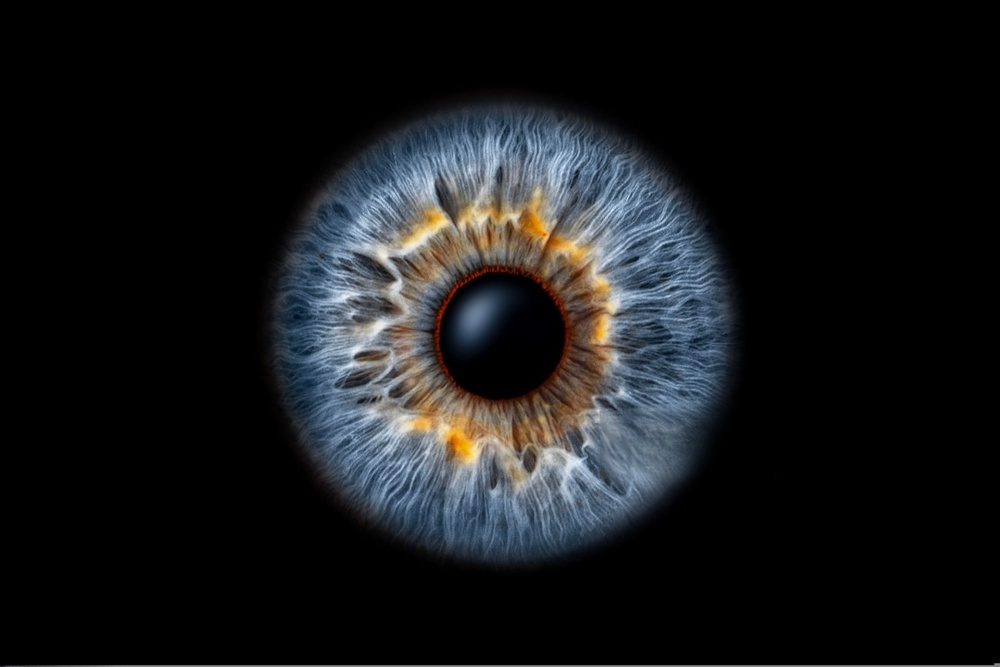
#> input picture frontend/src/assets/iris-bg.jpg, 1000 x 667 px, shrunk from 2048 x 1366 before the run
$ python -i captureonlyIris.py   (imports and definitions only)   (older library calls are emulated)
#> lines starting #> are read from the running program, lines starting #| are printed output that depends on the picture; after the words box and inside, x2 and y2 are one past the last pixel; in counts of white or black regions, pixels touching at a corner belong together
#> further down, picture is the input picture: shape (667, 1000, 3); mean B, G, R 26, 24.2, 22.7
import os
os.environ["OPENCV_LOG_LEVEL"] = "SILENT"  # Suppress OpenCV warnings

import cv2
import numpy as np

# Load the pre-trained classifiers for face and eyes
face_cascade = cv2.CascadeClassifier(cv2.data.haarcascades + 'haarcascade_frontalface_default.xml')
eye_cascade = cv2.CascadeClassifier(cv2.data.haarcascades + 'haarcascade_eye.xml')

# Start video capture from the webcam using DirectShow (avoids obsensor errors)
# [1 line not run here, left out]

iris_captured = 0  # Counter to track number of iris images captured

# Define the directory where the images will be saved
save_directory = r"D:\Capstone\softaware\IrisRecognition_ML\CASIA1\300"

# Create the directory if it doesn't exist
# [2 lines not run here, left out]

# Function to calculate sharpness (using variance of Laplacian)
def is_image_sharp(image, threshold=100):
    gray = cv2.cvtColor(image, cv2.COLOR_BGR2GRAY)
    laplacian_var = cv2.Laplacian(gray, cv2.CV_64F).var()
    return laplacian_var > threshold

# Function to calculate contrast (standard deviation of pixel intensities)
def has_sufficient_contrast(image, threshold=30):
    gray = cv2.cvtColor(image, cv2.COLOR_BGR2GRAY)
    contrast = gray.std()
    return contrast > threshold

# Function to check circularity (assuming binary thresholding)
def is_circular(image, threshold=0.4):
#> called with threshold = 0.4
    gray = cv2.cvtColor(image, cv2.COLOR_BGR2GRAY)
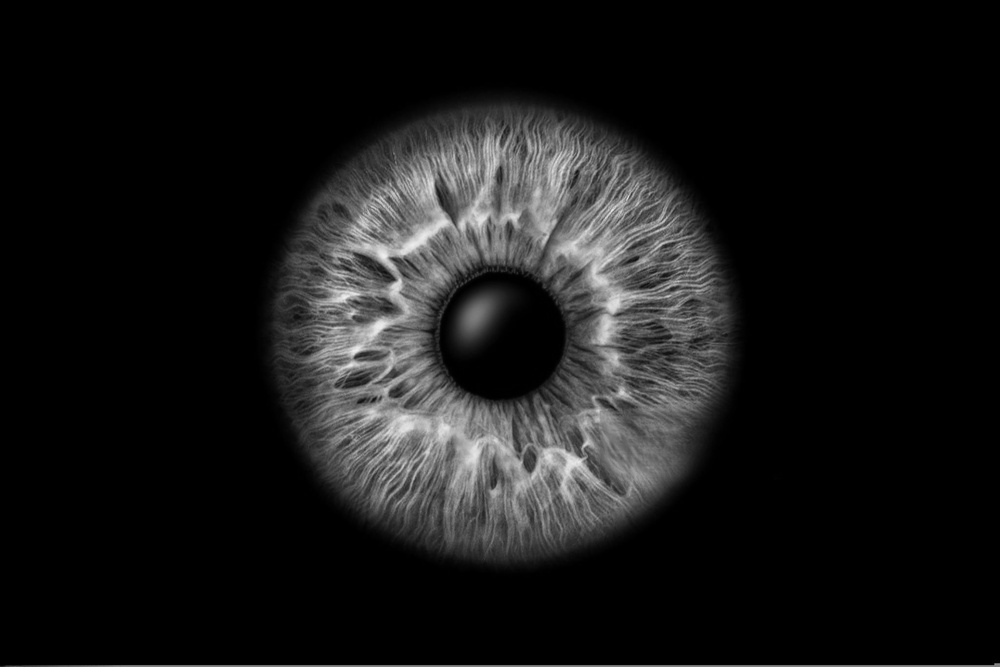
#> gray: shape (667, 1000); min 0, max 241, mean 24
    _, binary_image = cv2.threshold(gray, 50, 255, cv2.THRESH_BINARY)
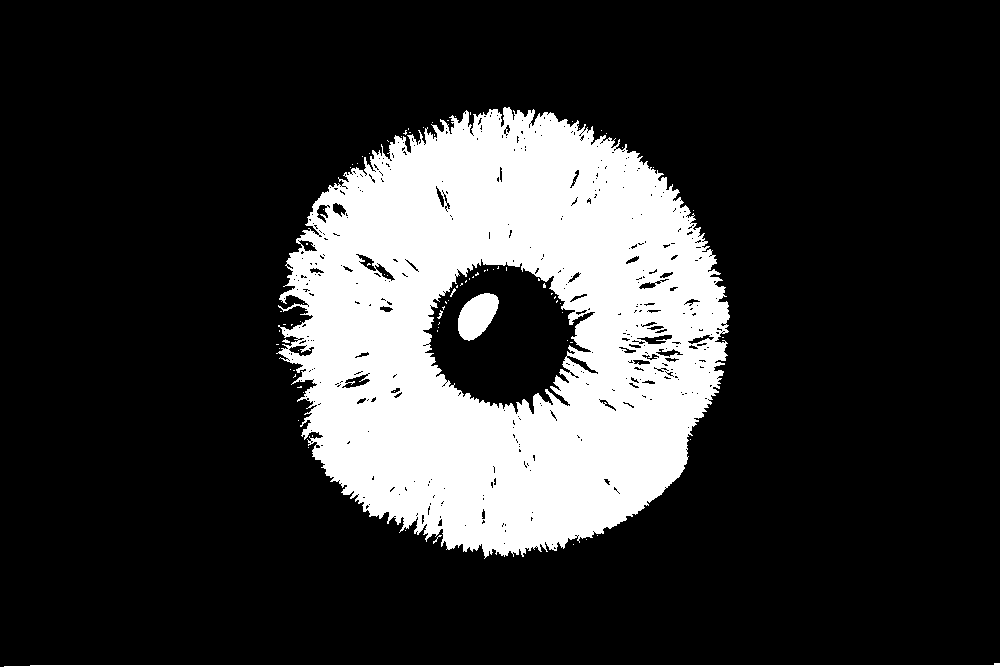
#> binary_image: shape (667, 1000); 20.2% white; 85 white regions (80 under 20 px)
    contours, _ = cv2.findContours(binary_image, cv2.RETR_EXTERNAL, cv2.CHAIN_APPROX_SIMPLE)
#> contours = 49 contours, 47 with area under 20; largest, box (x1, y1, x2, y2) and area: (276, 107, 730, 559) 150052, (4, 663, 1000, 667) 980

    for contour in contours:
        area = cv2.contourArea(contour)
        perimeter = cv2.arcLength(contour, True)
        if perimeter == 0:
            continue
        circularity = 4 * np.pi * area / (perimeter ** 2)
        if circularity > threshold:
            return True
#> this loop made 18 passes
#> (area, perimeter, circularity) on pass 1: (980, 1994.8, 0.00309)
    return False

# Function to check if iris is centered in the frame
def is_iris_centered(x, y, w, h, frame_width, frame_height, margin=0.3):
    center_x = x + w / 2
    center_y = y + h / 2
    frame_center_x = frame_width / 2
    frame_center_y = frame_height / 2
    return abs(center_x - frame_center_x) < frame_width * margin and abs(center_y - frame_center_y) < frame_height * margin

# Loop until 10 images are captured
# [48 lines not run here, left out]

>>> import cv2
>>> picture = cv2.imread('assets/iris-bg.jpg')
>>> result = is_circular(picture)
#> result = True
